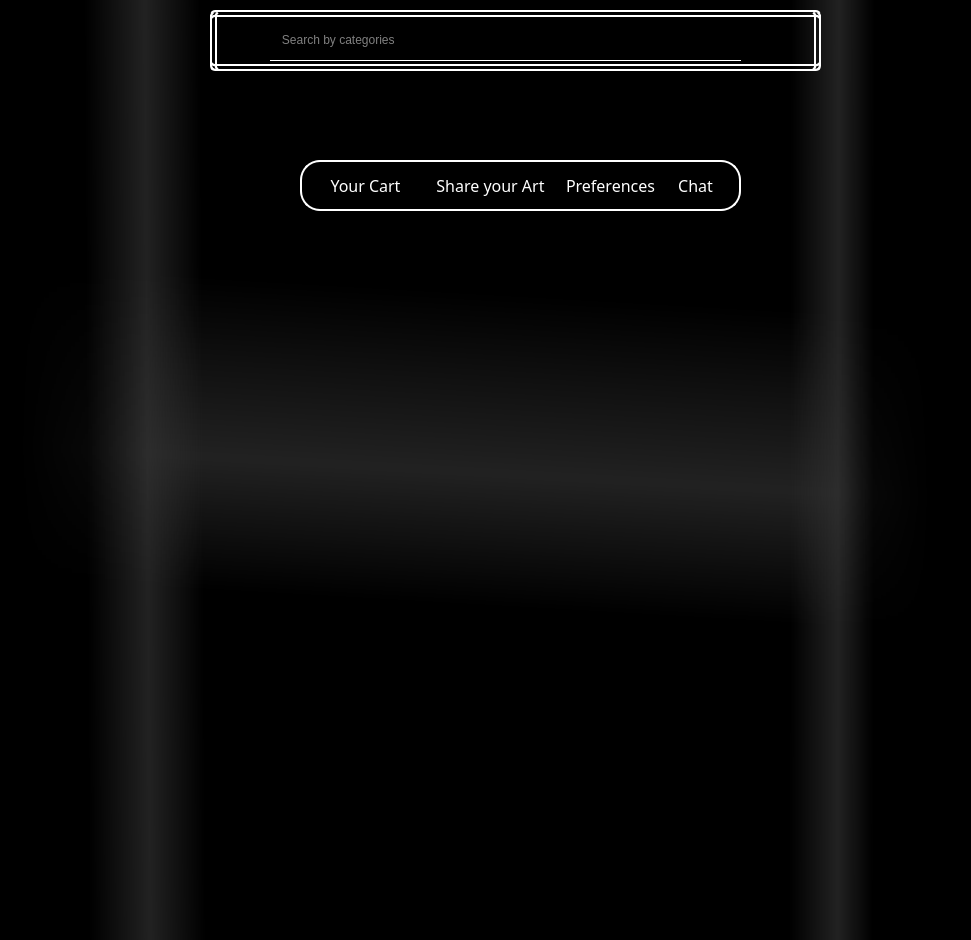
<?xml version="1.0" encoding="UTF-8"?>
<ui version="4.0">
 <class>Gallery</class>
 <widget class="QWidget" name="Gallery">
  <property name="geometry">
   <rect>
    <x>0</x>
    <y>0</y>
    <width>971</width>
    <height>940</height>
   </rect>
  </property>
  <property name="windowTitle">
   <string>Form</string>
  </property>
  <property name="styleSheet">
   <string notr="true">background-color: none;</string>
  </property>
  <widget class="QPushButton" name="ShowStuff">
   <property name="geometry">
    <rect>
     <x>300</x>
     <y>160</y>
     <width>131</width>
     <height>51</height>
    </rect>
   </property>
   <property name="font">
    <font>
     <family>Tw Cen MT Condensed Extra Bold</family>
     <pointsize>12</pointsize>
     <weight>50</weight>
     <bold>false</bold>
    </font>
   </property>
   <property name="styleSheet">
    <string notr="true">QPushButton {
    background-color: transparent;
    border: none;

   
    color: white; /* يمكنك تغيير اللون إلى أي لون تريده */

}



</string>
   </property>
   <property name="text">
    <string>Your Cart</string>
   </property>
   <property name="icon">
    <iconset>
     <normaloff>../../Desktop/Icons/icons8-cart-100.png</normaloff>../../Desktop/Icons/icons8-cart-100.png</iconset>
   </property>
   <property name="checkable">
    <bool>false</bool>
   </property>
  </widget>
  <widget class="QLabel" name="label_2">
   <property name="geometry">
    <rect>
     <x>100</x>
     <y>370</y>
     <width>91</width>
     <height>131</height>
    </rect>
   </property>
   <property name="text">
    <string/>
   </property>
  </widget>
  <widget class="QPushButton" name="Share">
   <property name="geometry">
    <rect>
     <x>430</x>
     <y>160</y>
     <width>121</width>
     <height>51</height>
    </rect>
   </property>
   <property name="font">
    <font>
     <family>Tw Cen MT Condensed Extra Bold</family>
     <pointsize>12</pointsize>
     <weight>50</weight>
     <bold>false</bold>
    </font>
   </property>
   <property name="styleSheet">
    <string notr="true">QPushButton {
    background-color: transparent;
    border: none;

   
    color: white; /* يمكنك تغيير اللون إلى أي لون تريده */

}



</string>
   </property>
   <property name="text">
    <string>Share your Art</string>
   </property>
   <property name="icon">
    <iconset>
     <normaloff>../../Desktop/Icons/icons8-share-32.png</normaloff>../../Desktop/Icons/icons8-share-32.png</iconset>
   </property>
  </widget>
  <widget class="QLabel" name="label_3">
   <property name="geometry">
    <rect>
     <x>90</x>
     <y>0</y>
     <width>871</width>
     <height>731</height>
    </rect>
   </property>
   <property name="text">
    <string/>
   </property>
   <property name="pixmap">
    <pixmap>images/mainwindow.png</pixmap>
   </property>
   <property name="scaledContents">
    <bool>true</bool>
   </property>
  </widget>
  <widget class="QLabel" name="label_4">
   <property name="geometry">
    <rect>
     <x>0</x>
     <y>-65</y>
     <width>971</width>
     <height>941</height>
    </rect>
   </property>
   <property name="styleSheet">
    <string notr="true">background-color: qradialgradient(spread:pad, cx:0.500182, cy:0.506, radius:0.5, fx:0.5, fy:0.5, stop:0 rgba(0, 0, 0, 255));


</string>
   </property>
   <property name="text">
    <string/>
   </property>
  </widget>
  <widget class="QLabel" name="label_6">
   <property name="geometry">
    <rect>
     <x>0</x>
     <y>-10</y>
     <width>231</width>
     <height>951</height>
    </rect>
   </property>
   <property name="styleSheet">
    <string notr="true">background-color: qlineargradient(spread:pad, x1:0, y1:0.181818, x2:1, y2:0.159, stop:0 rgba(0, 0, 0, 255), stop:0.0738636 rgba(0, 0, 0, 255), stop:0.369318 rgba(0, 0, 0, 200), stop:0.630682 rgba(50, 50, 50, 171), stop:0.869318 rgba(0, 0, 0, 0), stop:1 rgba(0, 0, 0, 0));

</string>
   </property>
   <property name="text">
    <string/>
   </property>
  </widget>
  <widget class="QLabel" name="label_5">
   <property name="geometry">
    <rect>
     <x>740</x>
     <y>0</y>
     <width>231</width>
     <height>951</height>
    </rect>
   </property>
   <property name="styleSheet">
    <string notr="true">


background-color: qlineargradient(spread:pad, x1:0.0397727, y1:0.153, x2:1, y2:0.159, stop:0 rgba(0, 0, 0, 0), stop:0.1875 rgba(0, 0, 0, 0), stop:0.403409 rgba(50, 50, 50, 171), stop:0.5625 rgba(0, 0, 0, 200), stop:0.818182 rgba(0, 0, 0, 255), stop:0.9375 rgba(0, 0, 0, 255));</string>
   </property>
   <property name="text">
    <string/>
   </property>
  </widget>
  <widget class="QLabel" name="label_7">
   <property name="geometry">
    <rect>
     <x>0</x>
     <y>102</y>
     <width>931</width>
     <height>851</height>
    </rect>
   </property>
   <property name="styleSheet">
    <string notr="true">background-color: qlineargradient(spread:pad, x1:0.233, y1:0.0223182, x2:0.170455, y2:1, stop:0 rgba(0, 0, 0, 0), stop:0.1875 rgba(0, 0, 0, 0), stop:0.403409 rgba(50, 50, 50, 171), stop:0.5625 rgba(0, 0, 0, 200), stop:0.818182 rgba(0, 0, 0, 255), stop:0.9375 rgba(0, 0, 0, 255));</string>
   </property>
   <property name="text">
    <string/>
   </property>
  </widget>
  <widget class="QLabel" name="label_9">
   <property name="geometry">
    <rect>
     <x>300</x>
     <y>160</y>
     <width>441</width>
     <height>51</height>
    </rect>
   </property>
   <property name="styleSheet">
    <string notr="true">QLabel {
    color: white; /* لتغيير لون النص إلى الأبيض */
    border: 2px solid #FFFFFF; /* لتحديد الحدود وجعلها 5 بكسل */
   border-radius:20px;
}
</string>
   </property>
   <property name="text">
    <string/>
   </property>
  </widget>
  <widget class="QLineEdit" name="Search">
   <property name="geometry">
    <rect>
     <x>270</x>
     <y>20</y>
     <width>471</width>
     <height>41</height>
    </rect>
   </property>
   <property name="styleSheet">
    <string notr="true">
QLineEdit
{
  

	color: #FFFFFF;


  background:transparent;
  border:none;
    border-bottom:1px solid#ffffff ;
  
	font: 11pt &quot;Simple Indust Shaded&quot;;

}</string>
   </property>
   <property name="placeholderText">
    <string>   Search by categories</string>
   </property>
  </widget>
  <widget class="QLabel" name="label">
   <property name="geometry">
    <rect>
     <x>210</x>
     <y>10</y>
     <width>611</width>
     <height>61</height>
    </rect>
   </property>
   <property name="styleSheet">
    <string notr="true">border:7px double #FFFFFF;
border-color: rgb(255, 255, 255);
border-radius:5px;

</string>
   </property>
   <property name="text">
    <string/>
   </property>
  </widget>
  <widget class="QLabel" name="label_10">
   <property name="geometry">
    <rect>
     <x>230</x>
     <y>20</y>
     <width>41</width>
     <height>41</height>
    </rect>
   </property>
   <property name="text">
    <string/>
   </property>
   <property name="pixmap">
    <pixmap>../../Desktop/Icons/icons8-search-128.png</pixmap>
   </property>
   <property name="scaledContents">
    <bool>true</bool>
   </property>
  </widget>
  <widget class="QPushButton" name="chat_button">
   <property name="geometry">
    <rect>
     <x>660</x>
     <y>160</y>
     <width>71</width>
     <height>51</height>
    </rect>
   </property>
   <property name="font">
    <font>
     <family>Tw Cen MT Condensed Extra Bold</family>
     <pointsize>12</pointsize>
     <weight>50</weight>
     <bold>false</bold>
    </font>
   </property>
   <property name="styleSheet">
    <string notr="true">QPushButton {
    background-color: transparent;
    border: none;

   
    color: white; /* يمكنك تغيير اللون إلى أي لون تريده */

}



</string>
   </property>
   <property name="text">
    <string>Chat</string>
   </property>
   <property name="icon">
    <iconset>
     <normaloff>../../Desktop/Icons/icons8-chatbot-50.png</normaloff>../../Desktop/Icons/icons8-chatbot-50.png</iconset>
   </property>
  </widget>
  <widget class="QPushButton" name="preferencesButton">
   <property name="geometry">
    <rect>
     <x>550</x>
     <y>160</y>
     <width>121</width>
     <height>51</height>
    </rect>
   </property>
   <property name="font">
    <font>
     <family>Tw Cen MT Condensed Extra Bold</family>
     <pointsize>12</pointsize>
     <weight>50</weight>
     <bold>false</bold>
    </font>
   </property>
   <property name="styleSheet">
    <string notr="true">QPushButton {
    background-color: transparent;
    border: none;

   
    color: white; /* يمكنك تغيير اللون إلى أي لون تريده */

}



</string>
   </property>
   <property name="text">
    <string>Preferences</string>
   </property>
   <property name="icon">
    <iconset>
     <normaloff>../../Desktop/Icons/icons8-like-50.png</normaloff>../../Desktop/Icons/icons8-like-50.png</iconset>
   </property>
  </widget>
  <zorder>label_4</zorder>
  <zorder>label_7</zorder>
  <zorder>label_3</zorder>
  <zorder>label_2</zorder>
  <zorder>label_6</zorder>
  <zorder>label_5</zorder>
  <zorder>label_9</zorder>
  <zorder>label_10</zorder>
  <zorder>chat_button</zorder>
  <zorder>preferencesButton</zorder>
  <zorder>Share</zorder>
  <zorder>ShowStuff</zorder>
  <zorder>label</zorder>
  <zorder>Search</zorder>
 </widget>
 <resources/>
 <connections/>
</ui>
